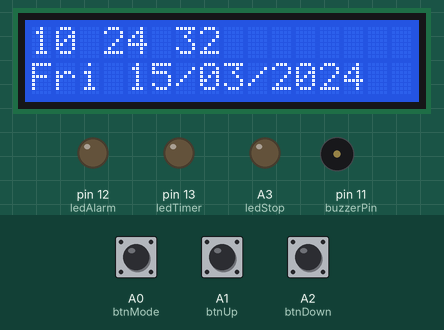
Bench run of a sketch on a simulated Arduino Uno, built with avr-gcc and run on an emulated ATmega328P. Shown: 16×2 character LCD, output pins drawn as LEDs (lit = HIGH), buzzer (waves = sounding, pin HIGH). The inputs (shaded band) are chosen by the test bench; at power-on: A0 (btnMode) HIGH, A1 (btnUp) HIGH, A2 (btnDown) HIGH. The local clock reads 2024-03-15 10:24:30 at power-on unless the sketch sets it.

Above: at 2.7 s.
2.8 s: A0 (btnMode) pulled LOW for 0.15 s
At 3.8 s:
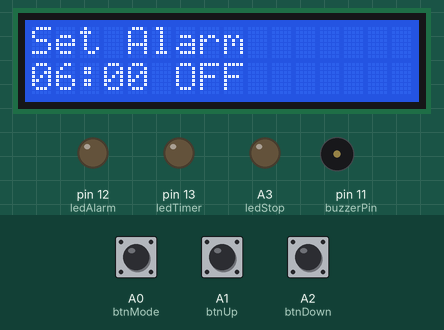
4.4 s: A1 (btnUp) pulled LOW for 0.15 s
At 4.9 s:
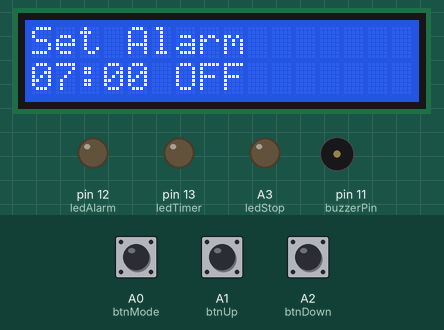
6.0 s: A1 (btnUp) pulled LOW for 1 s
At 7.4 s:
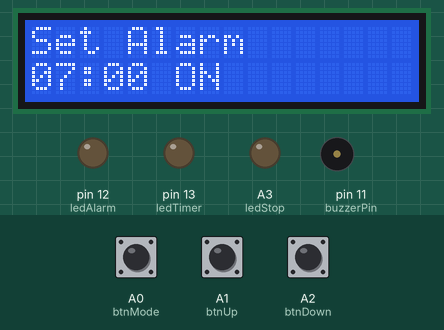
8.5 s: A0 (btnMode) pulled LOW for 0.15 s
At 9.1 s:
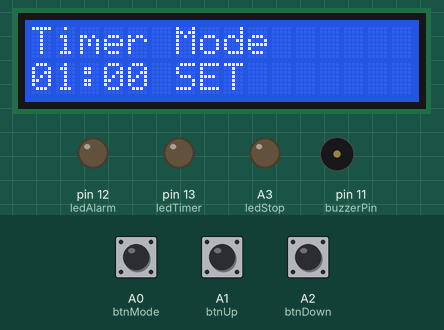
10.1 s: A1 (btnUp) pulled LOW for 3.2 s
At 14.1 s:
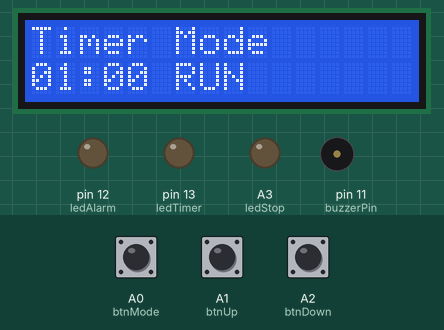
16.3 s: A0 (btnMode) pulled LOW for 0.15 s
At 17.4 s:
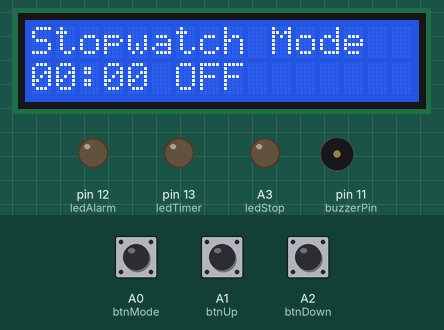
Timing chart, 0 to 18.9 s (numbered marks = the images above; inputs shaded):
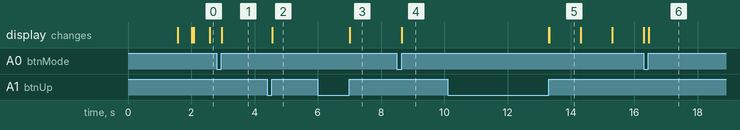

Measured:
- after the input at 2.8 s, the display: changes after 0.16 s (image 1)
- after the input at 4.4 s, the display: first changes after 0.16 s (image 2 shows a later state)
- after the input at 6.0 s, the display: first changes after 1.0 s (image 3 shows a later state)
- after the input at 8.5 s, the display: changes after 0.16 s (image 4)
- after the input at 10.1 s, the display: first changes after 3.2 s (image 5 shows a later state)
- after the input at 16.3 s, the display: first differs from a run without the input after 0.16 s (image 6)
- what the display in image 5 shows lasts 1.0 s, from 13.3 s to 14.3 s

The sketch:

sketch9clockdisplay.ino
```cpp
#include <LiquidCrystal.h>
#include <ThreeWire.h>
#include <RtcDS1302.h>

// ---- LCD (RS, EN, D4, D5, D6, D7)
LiquidCrystal lcd(7, 6, 5, 4, 3, 2);

// ---- DS1302 RTC pins
const int PIN_RST = 10;
const int PIN_DAT = 9;
const int PIN_CLK = 8;

ThreeWire myWire(PIN_DAT, PIN_CLK, PIN_RST);
RtcDS1302<ThreeWire> Rtc(myWire);

// ---- Buttons
const int btnMode = A0;
const int btnUp   = A1;
const int btnDown = A2;

// ---- Buzzer & LEDs
const int buzzerPin = 11;
const int ledAlarm  = 12;
const int ledTimer  = 13;
const int ledStop   = A3;

// ---- Days of week
const char* daysOfWeek[7] = {
  "Sun", "Mon", "Tue", "Wed", "Thu", "Fri", "Sat"
};

// ---- Variables
int mode = 0; // 0=Clock, 1=Alarm, 2=Timer, 3=Stopwatch
bool colonState = true;
unsigned long lastBlink = 0;
bool is12Hour = false;

// ---- Alarm
int alarmHour = 6;
int alarmMinute = 0;
bool alarmEnabled = false;
bool alarmRinging = false;

// ---- Timer
int timerMinutes = 1;
int timerSeconds = 0;
bool timerRunning = false;
unsigned long lastTimerTick = 0;

// ---- Stopwatch
int swMinutes = 0, swSeconds = 0;
bool swRunning = false;
unsigned long lastSWtick = 0;

void setup() {
  lcd.begin(16, 2);
  pinMode(btnMode, INPUT_PULLUP);
  pinMode(btnUp, INPUT_PULLUP);
  pinMode(btnDown, INPUT_PULLUP);

  pinMode(buzzerPin, OUTPUT);
  pinMode(ledAlarm, OUTPUT);
  pinMode(ledTimer, OUTPUT);
  pinMode(ledStop, OUTPUT);

  Rtc.Begin();

  lcd.print("Digital Clock");
  delay(1500);
  lcd.clear();
}

void loop() {
  handleModeButton();

  switch (mode) {
    case 0: showClock();     break;
    case 1: showAlarm();     break;
    case 2: showTimer();     break;
    case 3: showStopwatch(); break;
  }
}

// ---- Handle Mode Button (short = mode switch, long = 12/24h toggle)
void handleModeButton() {
  static bool lastState = HIGH;
  static unsigned long pressedTime = 0;

  bool reading = digitalRead(btnMode);

  if (lastState == HIGH && reading == LOW) {
    pressedTime = millis();
  }
  if (lastState == LOW && reading == HIGH) {
    unsigned long pressDuration = millis() - pressedTime;
    if (pressDuration < 800) {
      mode = (mode + 1) % 4;
      lcd.clear();
    } else {
      is12Hour = !is12Hour;
      lcd.clear();
    }
  }
  lastState = reading;
}

// ---- CLOCK (Mode 0): time on line1, weekday + date on line2 ----
void showClock() {
  RtcDateTime now = Rtc.GetDateTime();

  // blink colon every 500 ms
  if (millis() - lastBlink > 500) {
    colonState = !colonState;
    lastBlink = millis();
  }

  // --- Line 1: Time with blinking colon and optional AM/PM ---
  int displayHour = now.Hour();
  String ampm = "";
  if (is12Hour) {
    if (displayHour == 0) { displayHour = 12; ampm = "AM"; }
    else if (displayHour < 12) { ampm = "AM"; }
    else if (displayHour == 12) { ampm = "PM"; }
    else { displayHour -= 12; ampm = "PM"; }
  }

  lcd.setCursor(0, 0);
  // Build time string without clearing whole LCD to reduce flicker
  print2digits(displayHour);
  lcd.print(colonState ? ":" : " ");
  print2digits(now.Minute());
  lcd.print(colonState ? ":" : " ");
  print2digits(now.Second());

  // Print AM/PM at right if 12-hour mode
  if (is12Hour) {
    lcd.setCursor(12, 0);
    lcd.print("   "); // clear area
    lcd.setCursor(12, 0);
    lcd.print(ampm);
  } else {
    // if 24h, clear AM/PM area
    lcd.setCursor(12, 0);
    lcd.print("   ");
  }

  // --- Line 2: Weekday + DD/MM/YYYY ---
  lcd.setCursor(0, 1);
  lcd.print(daysOfWeek[now.DayOfWeek()]);
  lcd.print(" ");
  print2digits(now.Day());
  lcd.print("/");
  print2digits(now.Month());
  lcd.print("/");
  lcd.print(now.Year());
}

// ---- ALARM (Mode 1) ----
void showAlarm() {
  lcd.setCursor(0, 0);
  lcd.print("Set Alarm      ");

  lcd.setCursor(0, 1);
  print2digits(alarmHour);
  lcd.print(":");
  print2digits(alarmMinute);
  lcd.print(alarmEnabled ? " ON " : " OFF");

  handleAlarmButtons();
  checkAlarm();
}

void handleAlarmButtons() {
  static bool lastUp = HIGH;
  static unsigned long upPressTime = 0;
  static bool lastDown = HIGH;

  bool upReading = digitalRead(btnUp);
  bool downReading = digitalRead(btnDown);

  // UP button: short -> inc hour, long -> toggle enabled
  if (lastUp == HIGH && upReading == LOW) upPressTime = millis();
  if (lastUp == LOW && upReading == HIGH) {
    unsigned long pressDuration = millis() - upPressTime;
    if (pressDuration < 800) alarmHour = (alarmHour + 1) % 24;
    else alarmEnabled = !alarmEnabled;
    lcd.clear();
  }
  lastUp = upReading;

  // DOWN button: short -> inc minute
  if (lastDown == HIGH && downReading == LOW) {
    alarmMinute = (alarmMinute + 1) % 60;
    lcd.clear();
  }
  lastDown = downReading;
}

void checkAlarm() {
  RtcDateTime now = Rtc.GetDateTime();

  if (alarmEnabled && !alarmRinging &&
      now.Hour() == alarmHour && now.Minute() == alarmMinute && now.Second() == 0) {
    alarmRinging = true;
    digitalWrite(ledAlarm, HIGH);
    tone(buzzerPin, 1000); // continuous tone until stopped
  }

  // Stop alarm by pressing MODE (short press)
  if (alarmRinging && digitalRead(btnMode) == LOW) {
    alarmRinging = false;
    digitalWrite(ledAlarm, LOW);
    noTone(buzzerPin);
    // small debounce to avoid immediate re-trigger
    delay(200);
  }
}

// ---- TIMER (Mode 2) ----
void showTimer() {
  lcd.setCursor(0, 0);
  lcd.print("Timer Mode     ");

  lcd.setCursor(0, 1);
  print2digits(timerMinutes);
  lcd.print(":");
  print2digits(timerSeconds);
  lcd.print(timerRunning ? " RUN" : " SET");

  handleTimerButtons();
  runTimer();
}

void handleTimerButtons() {
  static bool lastUp = HIGH, lastDown = HIGH;
  static unsigned long upPressTime = 0;

  bool upReading = digitalRead(btnUp);
  bool downReading = digitalRead(btnDown);

  // UP button: short -> inc minutes, long -> start/stop
  if (lastUp == HIGH && upReading == LOW) upPressTime = millis();
  if (lastUp == LOW && upReading == HIGH) {
    unsigned long pressDuration = millis() - upPressTime;
    if (pressDuration < 800) timerMinutes = (timerMinutes + 1) % 100;
    else {
      timerRunning = !timerRunning;
      if (timerRunning) {
        lastTimerTick = millis();
      }
    }
    lcd.clear();
  }
  lastUp = upReading;

  // DOWN button: short -> dec minutes (only when not running)
  if (lastDown == HIGH && downReading == LOW && !timerRunning) {
    if (timerMinutes > 0) timerMinutes--;
    lcd.clear();
  }
  lastDown = downReading;
}

void runTimer() {
  if (timerRunning && millis() - lastTimerTick >= 1000) {
    lastTimerTick = millis();
    if (timerSeconds > 0) timerSeconds--;
    else if (timerMinutes > 0) {
      timerMinutes--;
      timerSeconds = 59;
    } else {
      timerRunning = false;
      digitalWrite(ledTimer, HIGH);
      tone(buzzerPin, 2000); // alert
      delay(2000);
      digitalWrite(ledTimer, LOW);
      noTone(buzzerPin);
    }
  }
}

// ---- STOPWATCH (Mode 3) ----
void showStopwatch() {
  lcd.setCursor(0, 0);
  lcd.print("Stopwatch Mode ");

  lcd.setCursor(0, 1);
  print2digits(swMinutes);
  lcd.print(":");
  print2digits(swSeconds);
  lcd.print(swRunning ? " RUN" : " OFF");

  handleSWButtons();
  runStopwatch();
}

void handleSWButtons() {
  static bool lastUp = HIGH, lastDown = HIGH;
  static unsigned long upPressTime = 0, downPressTime = 0;

  bool upReading = digitalRead(btnUp);
  bool downReading = digitalRead(btnDown);

  // UP button start/stop (long press)
  if (lastUp == HIGH && upReading == LOW) upPressTime = millis();
  if (lastUp == LOW && upReading == HIGH) {
    unsigned long pressDuration = millis() - upPressTime;
    if (pressDuration > 800) {
      swRunning = !swRunning;
      // buzzer feedback on start/stop
      if (swRunning) tone(buzzerPin, 1500, 200); // start beep
      else tone(buzzerPin, 1000, 300); // stop beep
    }
    lcd.clear();
  }
  lastUp = upReading;

  // DOWN button reset (long press)
  if (lastDown == HIGH && downReading == LOW) downPressTime = millis();
  if (lastDown == LOW && downReading == HIGH) {
    unsigned long pressDuration = millis() - downPressTime;
    if (pressDuration > 800) {
      swMinutes = 0;
      swSeconds = 0;
      swRunning = false;
      digitalWrite(ledStop, LOW);
      tone(buzzerPin, 500, 500); // reset beep
      lcd.clear();
    }
  }
  lastDown = downReading;
}

void runStopwatch() {
  if (swRunning && millis() - lastSWtick >= 1000) {
    lastSWtick = millis();
    swSeconds++;
    if (swSeconds >= 60) {
      swSeconds = 0;
      swMinutes++;
    }
    digitalWrite(ledStop, HIGH);
  } else if (!swRunning) {
    digitalWrite(ledStop, LOW);
  }
}

// ---- Utility
void print2digits(int num) {
  if (num < 10) lcd.print("0");
  lcd.print(num);
}
```
